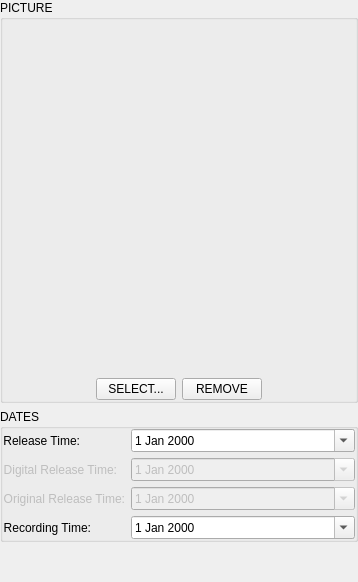
             <widget class="QWidget" name="left_column" native="true">
              <property name="sizePolicy">
               <sizepolicy hsizetype="Fixed" vsizetype="Preferred">
                <horstretch>0</horstretch>
                <verstretch>0</verstretch>
               </sizepolicy>
              </property>
              <layout class="QVBoxLayout" name="verticalLayout_4">
               <property name="spacing">
                <number>6</number>
               </property>
               <property name="leftMargin">
                <number>0</number>
               </property>
               <property name="topMargin">
                <number>0</number>
               </property>
               <property name="rightMargin">
                <number>0</number>
               </property>
               <property name="bottomMargin">
                <number>0</number>
               </property>
               <item>
                <widget class="QGroupBox" name="picture_box">
                 <property name="title">
                  <string>PICTURE</string>
                 </property>
                 <layout class="QVBoxLayout" name="verticalLayout_5">
                  <property name="leftMargin">
                   <number>0</number>
                  </property>
                  <property name="topMargin">
                   <number>0</number>
                  </property>
                  <property name="rightMargin">
                   <number>0</number>
                  </property>
                  <property name="bottomMargin">
                   <number>0</number>
                  </property>
                  <item>
                   <widget class="QLabel" name="front_cover">
                    <property name="sizePolicy">
                     <sizepolicy hsizetype="Fixed" vsizetype="Fixed">
                      <horstretch>0</horstretch>
                      <verstretch>0</verstretch>
                     </sizepolicy>
                    </property>
                    <property name="minimumSize">
                     <size>
                      <width>352</width>
                      <height>352</height>
                     </size>
                    </property>
                    <property name="maximumSize">
                     <size>
                      <width>352</width>
                      <height>352</height>
                     </size>
                    </property>
                    <property name="text">
                     <string/>
                    </property>
                    <property name="buddy">
                     <cstring>front_cover</cstring>
                    </property>
                   </widget>
                  </item>
                  <item>
                   <widget class="QWidget" name="picture_box_buttons" native="true">
                    <layout class="QHBoxLayout" name="horizontalLayout_10">
                     <property name="leftMargin">
                      <number>0</number>
                     </property>
                     <property name="topMargin">
                      <number>0</number>
                     </property>
                     <property name="rightMargin">
                      <number>0</number>
                     </property>
                     <property name="bottomMargin">
                      <number>0</number>
                     </property>
                     <item>
                      <spacer name="horizontalSpacer_7">
                       <property name="orientation">
                        <enum>Qt::Horizontal</enum>
                       </property>
                       <property name="sizeHint" stdset="0">
                        <size>
                         <width>40</width>
                         <height>20</height>
                        </size>
                       </property>
                      </spacer>
                     </item>
                     <item>
                      <widget class="QPushButton" name="select_picture_button">
                       <property name="cursor">
                        <cursorShape>PointingHandCursor</cursorShape>
                       </property>
                       <property name="focusPolicy">
                        <enum>Qt::StrongFocus</enum>
                       </property>
                       <property name="text">
                        <string>SELECT...</string>
                       </property>
                      </widget>
                     </item>
                     <item>
                      <widget class="QPushButton" name="remove_picture_button">
                       <property name="cursor">
                        <cursorShape>PointingHandCursor</cursorShape>
                       </property>
                       <property name="focusPolicy">
                        <enum>Qt::StrongFocus</enum>
                       </property>
                       <property name="text">
                        <string>REMOVE</string>
                       </property>
                      </widget>
                     </item>
                     <item>
                      <spacer name="horizontalSpacer_8">
                       <property name="orientation">
                        <enum>Qt::Horizontal</enum>
                       </property>
                       <property name="sizeHint" stdset="0">
                        <size>
                         <width>40</width>
                         <height>20</height>
                        </size>
                       </property>
                      </spacer>
                     </item>
                    </layout>
                   </widget>
                  </item>
                 </layout>
                </widget>
               </item>
               <item>
                <widget class="QGroupBox" name="dates_box">
                 <property name="title">
                  <string>DATES</string>
                 </property>
                 <layout class="QFormLayout" name="formLayout">
                  <property name="fieldGrowthPolicy">
                   <enum>QFormLayout::AllNonFixedFieldsGrow</enum>
                  </property>
                  <property name="horizontalSpacing">
                   <number>6</number>
                  </property>
                  <property name="leftMargin">
                   <number>0</number>
                  </property>
                  <property name="topMargin">
                   <number>0</number>
                  </property>
                  <property name="rightMargin">
                   <number>0</number>
                  </property>
                  <property name="bottomMargin">
                   <number>0</number>
                  </property>
                  <item row="0" column="0">
                   <widget class="QLabel" name="release_time_caption">
                    <property name="text">
                     <string>Release Time:</string>
                    </property>
                    <property name="alignment">
                     <set>Qt::AlignRight|Qt::AlignTrailing|Qt::AlignVCenter</set>
                    </property>
                    <property name="buddy">
                     <cstring>release_time</cstring>
                    </property>
                   </widget>
                  </item>
                  <item row="0" column="1">
                   <widget class="QDateEdit" name="release_time">
                    <property name="cursor">
                     <cursorShape>PointingHandCursor</cursorShape>
                    </property>
                    <property name="accelerated">
                     <bool>true</bool>
                    </property>
                    <property name="calendarPopup">
                     <bool>true</bool>
                    </property>
                   </widget>
                  </item>
                  <item row="1" column="0">
                   <widget class="QLabel" name="digital_release_time_caption">
                    <property name="enabled">
                     <bool>false</bool>
                    </property>
                    <property name="text">
                     <string>Digital Release Time:</string>
                    </property>
                    <property name="alignment">
                     <set>Qt::AlignRight|Qt::AlignTrailing|Qt::AlignVCenter</set>
                    </property>
                    <property name="buddy">
                     <cstring>digital_release_time</cstring>
                    </property>
                   </widget>
                  </item>
                  <item row="1" column="1">
                   <widget class="QDateEdit" name="digital_release_time">
                    <property name="enabled">
                     <bool>false</bool>
                    </property>
                    <property name="accelerated">
                     <bool>true</bool>
                    </property>
                    <property name="calendarPopup">
                     <bool>true</bool>
                    </property>
                   </widget>
                  </item>
                  <item row="2" column="0">
                   <widget class="QLabel" name="original_release_time_caption">
                    <property name="enabled">
                     <bool>false</bool>
                    </property>
                    <property name="text">
                     <string>Original Release Time:</string>
                    </property>
                    <property name="alignment">
                     <set>Qt::AlignRight|Qt::AlignTrailing|Qt::AlignVCenter</set>
                    </property>
                    <property name="buddy">
                     <cstring>original_release_time</cstring>
                    </property>
                   </widget>
                  </item>
                  <item row="2" column="1">
                   <widget class="QDateEdit" name="original_release_time">
                    <property name="enabled">
                     <bool>false</bool>
                    </property>
                    <property name="accelerated">
                     <bool>true</bool>
                    </property>
                    <property name="calendarPopup">
                     <bool>true</bool>
                    </property>
                   </widget>
                  </item>
                  <item row="3" column="0">
                   <widget class="QLabel" name="recording_time_caption">
                    <property name="text">
                     <string>Recording Time:</string>
                    </property>
                    <property name="alignment">
                     <set>Qt::AlignRight|Qt::AlignTrailing|Qt::AlignVCenter</set>
                    </property>
                    <property name="buddy">
                     <cstring>recording_time</cstring>
                    </property>
                   </widget>
                  </item>
                  <item row="3" column="1">
                   <widget class="QDateEdit" name="recording_time">
                    <property name="cursor">
                     <cursorShape>PointingHandCursor</cursorShape>
                    </property>
                    <property name="accelerated">
                     <bool>true</bool>
                    </property>
                    <property name="calendarPopup">
                     <bool>true</bool>
                    </property>
                   </widget>
                  </item>
                 </layout>
                </widget>
               </item>
               <item>
                <spacer name="verticalSpacer_5">
                 <property name="orientation">
                  <enum>Qt::Vertical</enum>
                 </property>
                 <property name="sizeHint" stdset="0">
                  <size>
                   <width>20</width>
                   <height>40</height>
                  </size>
                 </property>
                </spacer>
               </item>
              </layout>
             </widget>
